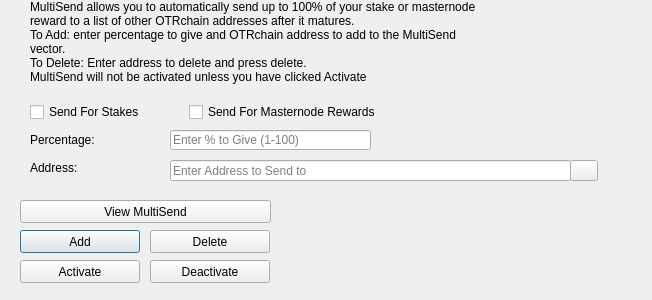
<?xml version="1.0" encoding="UTF-8"?>
<ui version="4.0">
 <class>MultiSendDialog</class>
 <widget class="QDialog" name="MultiSendDialog">
  <property name="windowModality">
   <enum>Qt::NonModal</enum>
  </property>
  <property name="geometry">
   <rect>
    <x>0</x>
    <y>0</y>
    <width>652</width>
    <height>300</height>
   </rect>
  </property>
  <property name="windowTitle">
   <string>MultiSend</string>
  </property>
  <widget class="QLineEdit" name="multiSendPercentEdit">
   <property name="geometry">
    <rect>
     <x>170</x>
     <y>130</y>
     <width>201</width>
     <height>20</height>
    </rect>
   </property>
   <property name="toolTip">
    <string>Enter whole numbers 1 - 100</string>
   </property>
   <property name="placeholderText">
    <string>Enter % to Give (1-100)</string>
   </property>
  </widget>
  <widget class="QLineEdit" name="multiSendAddressEdit">
   <property name="geometry">
    <rect>
     <x>170</x>
     <y>160</y>
     <width>401</width>
     <height>21</height>
    </rect>
   </property>
   <property name="toolTip">
    <string/>
   </property>
   <property name="placeholderText">
    <string>Enter Address to Send to</string>
   </property>
  </widget>
  <widget class="QLabel" name="label_2">
   <property name="geometry">
    <rect>
     <x>30</x>
     <y>0</y>
     <width>451</width>
     <height>121</height>
    </rect>
   </property>
   <property name="lineWidth">
    <number>1</number>
   </property>
   <property name="text">
    <string>MultiSend allows you to automatically send up to 100% of your stake or masternode reward to a list of other OTRchain addresses after it matures.
To Add: enter percentage to give and OTRchain address to add to the MultiSend vector.
To Delete: Enter address to delete and press delete.
MultiSend will not be activated unless you have clicked Activate</string>
   </property>
   <property name="alignment">
    <set>Qt::AlignLeading|Qt::AlignLeft|Qt::AlignTop</set>
   </property>
   <property name="wordWrap">
    <bool>true</bool>
   </property>
  </widget>
  <widget class="QLabel" name="message">
   <property name="geometry">
    <rect>
     <x>290</x>
     <y>200</y>
     <width>351</width>
     <height>91</height>
    </rect>
   </property>
   <property name="text">
    <string/>
   </property>
  </widget>
  <widget class="QPushButton" name="addButton">
   <property name="geometry">
    <rect>
     <x>20</x>
     <y>230</y>
     <width>120</width>
     <height>23</height>
    </rect>
   </property>
   <property name="toolTip">
    <string/>
   </property>
   <property name="statusTip">
    <string>Add to MultiSend Vector</string>
   </property>
   <property name="text">
    <string>Add</string>
   </property>
  </widget>
  <widget class="QPushButton" name="disableButton">
   <property name="geometry">
    <rect>
     <x>150</x>
     <y>260</y>
     <width>120</width>
     <height>23</height>
    </rect>
   </property>
   <property name="statusTip">
    <string>Deactivate MultiSend</string>
   </property>
   <property name="text">
    <string>Deactivate</string>
   </property>
  </widget>
  <widget class="QPushButton" name="addressBookButton">
   <property name="geometry">
    <rect>
     <x>570</x>
     <y>160</y>
     <width>28</width>
     <height>21</height>
    </rect>
   </property>
   <property name="toolTip">
    <string>Choose an address from the address book</string>
   </property>
   <property name="text">
    <string/>
   </property>
   <property name="icon">
    <iconset resource="../OTRchain.qrc">
     <normaloff>:/icons/address-book</normaloff>:/icons/address-book</iconset>
   </property>
   <property name="shortcut">
    <string>Alt+A</string>
   </property>
   <property name="autoDefault">
    <bool>false</bool>
   </property>
  </widget>
  <widget class="QLabel" name="label">
   <property name="geometry">
    <rect>
     <x>30</x>
     <y>130</y>
     <width>121</width>
     <height>20</height>
    </rect>
   </property>
   <property name="toolTip">
    <string>Percentage of stake to send</string>
   </property>
   <property name="text">
    <string>Percentage:</string>
   </property>
  </widget>
  <widget class="QLabel" name="label_5">
   <property name="geometry">
    <rect>
     <x>30</x>
     <y>160</y>
     <width>111</width>
     <height>16</height>
    </rect>
   </property>
   <property name="toolTip">
    <string>Address to send portion of stake to</string>
   </property>
   <property name="text">
    <string>Address:</string>
   </property>
  </widget>
  <widget class="QPushButton" name="deleteButton">
   <property name="geometry">
    <rect>
     <x>150</x>
     <y>230</y>
     <width>120</width>
     <height>23</height>
    </rect>
   </property>
   <property name="toolTip">
    <string/>
   </property>
   <property name="statusTip">
    <string>Delete Address From MultiSend Vector</string>
   </property>
   <property name="text">
    <string>Delete</string>
   </property>
  </widget>
  <widget class="QPushButton" name="activateButton">
   <property name="geometry">
    <rect>
     <x>20</x>
     <y>260</y>
     <width>120</width>
     <height>23</height>
    </rect>
   </property>
   <property name="statusTip">
    <string>Activate MultiSend</string>
   </property>
   <property name="text">
    <string>Activate</string>
   </property>
  </widget>
  <widget class="QPushButton" name="viewButton">
   <property name="geometry">
    <rect>
     <x>20</x>
     <y>200</y>
     <width>251</width>
     <height>23</height>
    </rect>
   </property>
   <property name="toolTip">
    <string/>
   </property>
   <property name="statusTip">
    <string>View MultiSend Vector</string>
   </property>
   <property name="text">
    <string>View MultiSend</string>
   </property>
  </widget>
  <widget class="QWidget" name="horizontalLayoutWidget">
   <property name="geometry">
    <rect>
     <x>30</x>
     <y>100</y>
     <width>351</width>
     <height>24</height>
    </rect>
   </property>
   <layout class="QHBoxLayout" name="horizontalLayout">
    <item>
     <widget class="QCheckBox" name="multiSendStakeCheckBox">
      <property name="text">
       <string>Send For Stakes</string>
      </property>
     </widget>
    </item>
    <item>
     <widget class="QCheckBox" name="multiSendMasternodeCheckBox">
      <property name="text">
       <string>Send For Masternode Rewards</string>
      </property>
     </widget>
    </item>
   </layout>
  </widget>
 </widget>
 <resources>
  <include location="../OTRchain.qrc"/>
 </resources>
 <connections/>
</ui>
